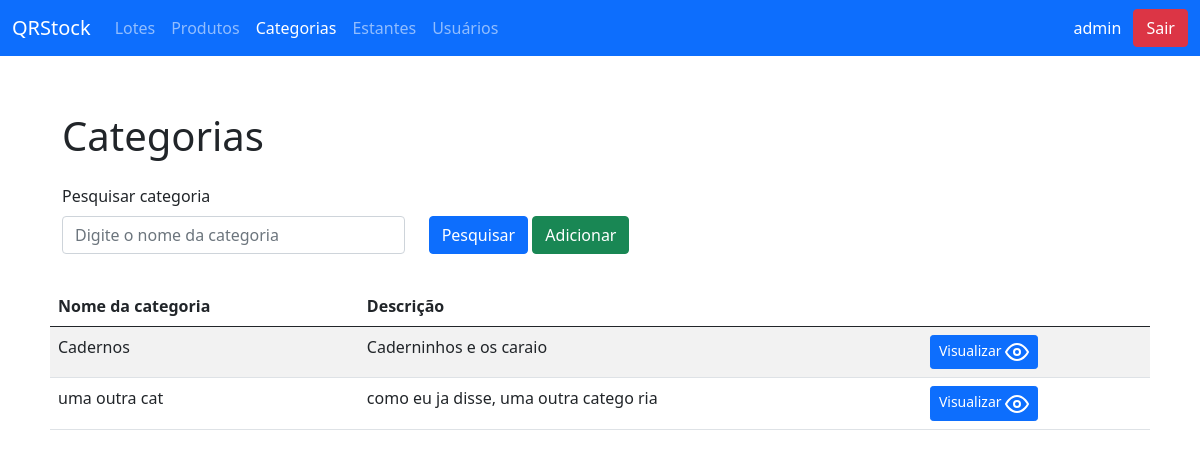
The app's page /categories/ (signed in), older data.
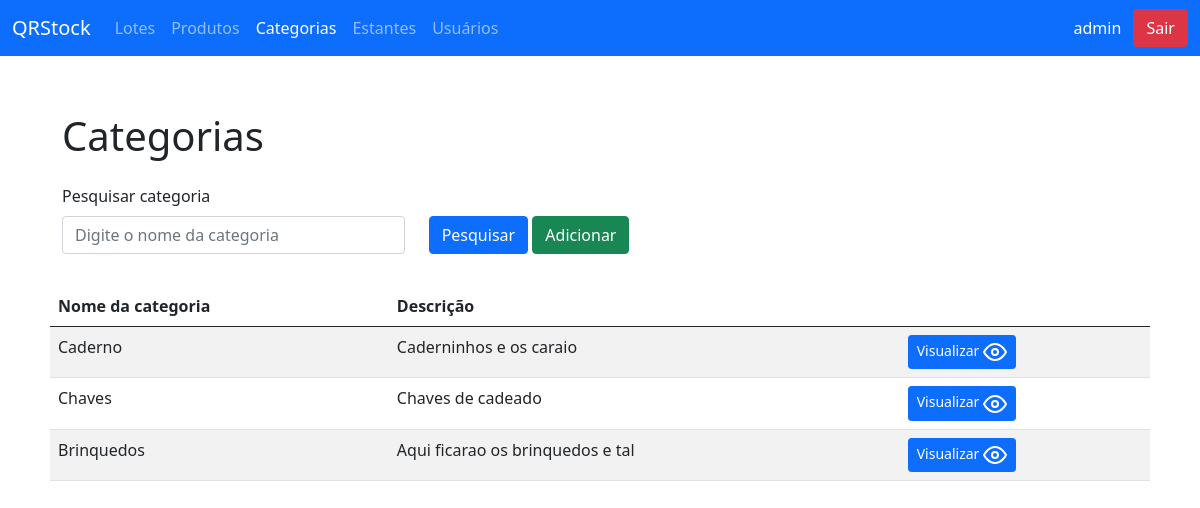
The same page, newer data.
### QRcodeStock/models.py (models this page shows, shortened)
class Categoria(models.Model):
    nome = models.CharField(max_length=50)
    descricao = models.CharField(max_length=100)
    class Meta:
        verbose_name_plural = 'Categorias'

### QRcodeStock/views.py (the view)
# urls.py: path('categories/', list_categories, name='url_list_categories'),
@login_required
def list_categories(request):
    if request.POST:
        if request.POST['filter']:
            categories = Categoria.objects.filter(nome=request.POST['filter'])
        else:
            categories = Categoria.objects.all()
    else:
        categories = Categoria.objects.all()
    context = {'titulo': 'QRStock - Lista de categorias', 'categories': categories}
    return render(request, 'listagem/categorias.html', context)

### QRcodeStock/templates/listagem/categorias.html (shortened to what this page needs)
{% extends 'base.html' %}
{% block conteudo %}
  <div class="container-md" style="margin: 56px auto 32px; padding: 0 32px;">
    <div class="row">
      <div class="col-md-12">
        <h1>Categorias</h1>
      </div>
    </div>
    <form method="post" class="row" style="margin-top: 16px;">
      <div class="col-md-4">
        <label for="pesquisa" class="form-label">Pesquisar categoria</label>
        <input type="text" class="form-control" id="pesquisa" name="filter"
               placeholder="Digite o nome da categoria">
      </div>
      <div class="col-md-4 d-flex align-items-end">
        <button
          type="submit"
          class="btn btn-primary"
          id="pesquisar-produto"
        >
          Pesquisar
        </button>
          <a href="/add_category/">
          <button
                type="button"
                class="btn btn-success"
          >
          Adicionar
          </button>
              </a>
      </div>
    </form>
    <div class="row" style="margin-top: 32px;">
      <table class="table table-striped">
        <thead>
          <th>Nome da categoria</th>
          <th>Descrição</th>
          <th></th>
        </thead>
        <tbody>
            {% for category in categories %}
                <tr>
                    <td>{{ category.nome }}</td>
                    <td>{{ category.descricao }}</td>
                    <td>
                      <a href="{% url 'url_show_category' category.id %}" class="btn btn-primary btn-sm">
                        Visualizar <i style="font-size: 12px;" data-feather="eye"></i>
                      </a>
                    </td>
                </tr>
            {% endfor %}
        </tbody>
      </table>
    </div>
  </div>
{% endblock %}

Row changes from the older to the newer data that the page shows:
removed Categoria: nome "uma outra cat", descricao "como eu ja disse, uma outra catego ria"
changed Categoria "Caderninhos e os caraio": nome "Cadernos" → "Caderno"
added Categoria: nome "Chaves", descricao "Chaves de cadeado"
added Categoria: nome "Brinquedos", descricao "Aqui ficarao os brinquedos e tal"
